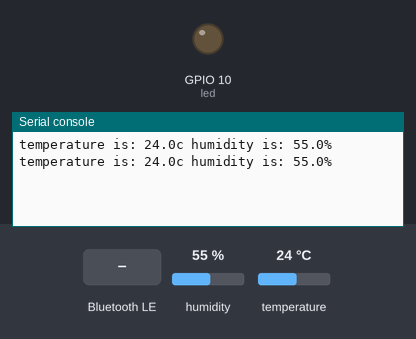
A program run on a simulated ESP32 board running MicroPython. Parts: output pins drawn as LEDs (lit = HIGH), the last lines printed to the serial console. The inputs (shaded band) are chosen by the test bench; at power-on: humidity 55 %, temperature 24 °C. Nothing arrives over Bluetooth unless stated.

Above: at 1.2 s.
1.3 s: "1" written over Bluetooth
At 1.9 s:
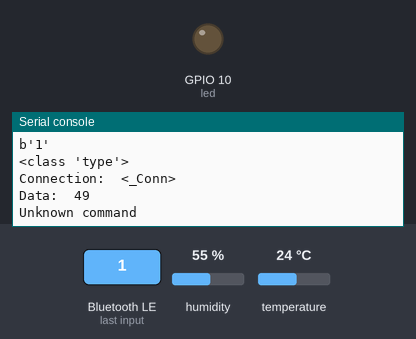
2.8 s: "on" written over Bluetooth
At 3.0 s:
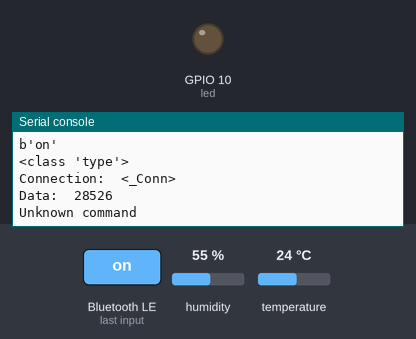
4.3 s: "off" written over Bluetooth
At 4.6 s:
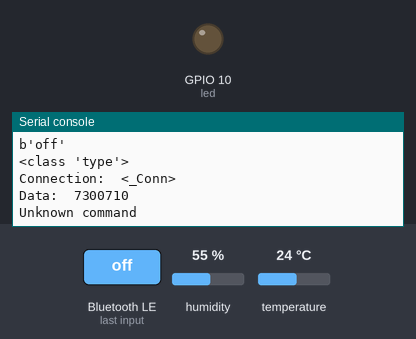

Measured:
- after the input at 1.3 s, the serial console: prints a new line at once (image 1)
- after the input at 2.8 s, the serial console: prints a new line at once (image 2)
- after the input at 4.3 s, the serial console: prints a new line at once (image 3)

The program:

ble.py
```python
# Rui Santos & Sara Santos - Random Nerd Tutorials
# Complete project details at https://RandomNerdTutorials.com/micropython-esp32-bluetooth-low-energy-ble/

from micropython import const
import asyncio
import aioble
import bluetooth
import struct
from machine import Pin, I2C
from random import randint
import dht

# Init LED
led = Pin(10, Pin.OUT)
led.value(0)

# Init random value
value = 0
sensor = dht.DHT22(Pin(2))
# See the following for generating UUIDs:
# https://www.uuidgenerator.net/
_BLE_SERVICE_UUID = bluetooth.UUID('19b10000-e8f2-537e-4f6c-d104768a1214')
_BLE_SENSOR_CHAR_UUID = bluetooth.UUID('19b10001-e8f2-537e-4f6c-d104768a1214')
_BLE_LED_UUID = bluetooth.UUID('19b10002-e8f2-537e-4f6c-d104768a1214')
# How frequently to send advertising beacons.
_ADV_INTERVAL_MS = 250_000

# Register GATT server, the service and characteristics
ble_service = aioble.Service(_BLE_SERVICE_UUID)
sensor_characteristic = aioble.Characteristic(ble_service, _BLE_SENSOR_CHAR_UUID, read=True, notify=True)
led_characteristic = aioble.Characteristic(ble_service, _BLE_LED_UUID, read=True, write=True, notify=True, capture=True)

# Register service(s)
aioble.register_services(ble_service)

# Helper to encode the data characteristic UTF-8
def _encode_data(data):
    return str(data).encode('utf-8')

# Helper to decode the LED characteristic encoding (bytes).
def _decode_data(data):
    try:
        if data is not None:
            # Decode the UTF-8 data
            number = int.from_bytes(data, 'big')
            return number
    except Exception as e:
        print("Error decoding temperature:", e)
        return None

# Get sensor readings
def get_temp_humidity():
   sensor.measure()
   temperature = sensor.temperature()
   humidity = sensor.humidity()
   temperature = round(temperature,2)
   humidity = round(humidity,2)
   print(f"temperature is: {temperature}c humidity is: {humidity}%")
   return temperature, humidity

# Get new value and update characteristic
async def sensor_task():
    while True:
        temperature, humidity = get_temp_humidity()
        sensor_characteristic.write(_encode_data(temperature), send_update=True)
        await asyncio.sleep_ms(1000)

# Serially wait for connections. Don't advertise while a central is connected.
async def peripheral_task():
    while True:
        try:
            async with await aioble.advertise(
                _ADV_INTERVAL_MS,
                name="ESP32",
                services=[_BLE_SERVICE_UUID],
                ) as connection:
                    print("Connection from", connection.device)
                    await connection.disconnected()
        except asyncio.CancelledError:
            # Catch the CancelledError
            print("Peripheral task cancelled")
        except Exception as e:
            print("Error in peripheral_task:", e)
        finally:
            # Ensure the loop continues to the next iteration
            await asyncio.sleep_ms(100)

async def wait_for_write():
    while True:
        try:
            connection, data = await led_characteristic.written()
            print(data)
            print(type)
            data = _decode_data(data)
            print('Connection: ', connection)
            print('Data: ', data)
            if data == 1:
                print('Turning LED ON')
                led.value(1)
            elif data == 0:
                print('Turning LED OFF')
                led.value(0)
            else:
                print('Unknown command')
        except asyncio.CancelledError:
            # Catch the CancelledError
            print("Peripheral task cancelled")
        except Exception as e:
            print("Error in peripheral_task:", e)
        finally:
            # Ensure the loop continues to the next iteration
            await asyncio.sleep_ms(100)

# Run tasks
async def main():
    t1 = asyncio.create_task(sensor_task())
    t2 = asyncio.create_task(peripheral_task())
    t3 = asyncio.create_task(wait_for_write())
    await asyncio.gather(t1, t2)

asyncio.run(main())
```
